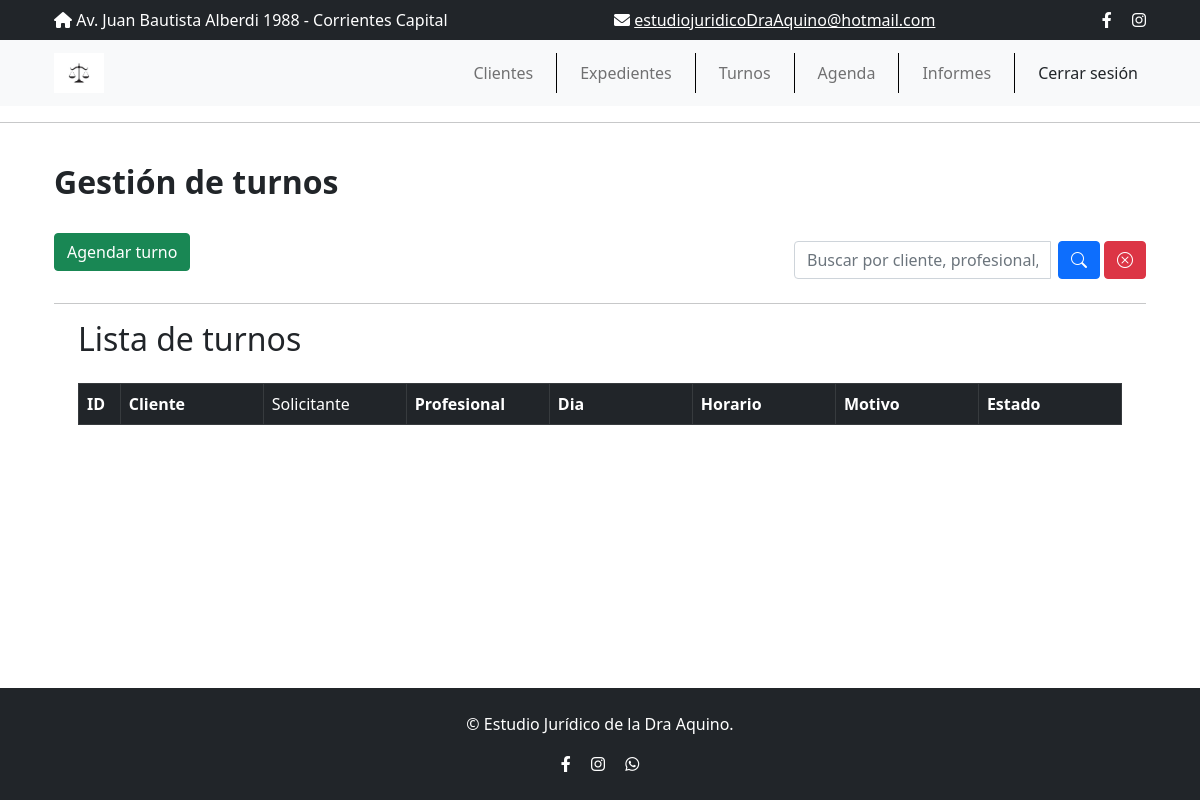
Before: /turnos/ (signed in) with the older database file.
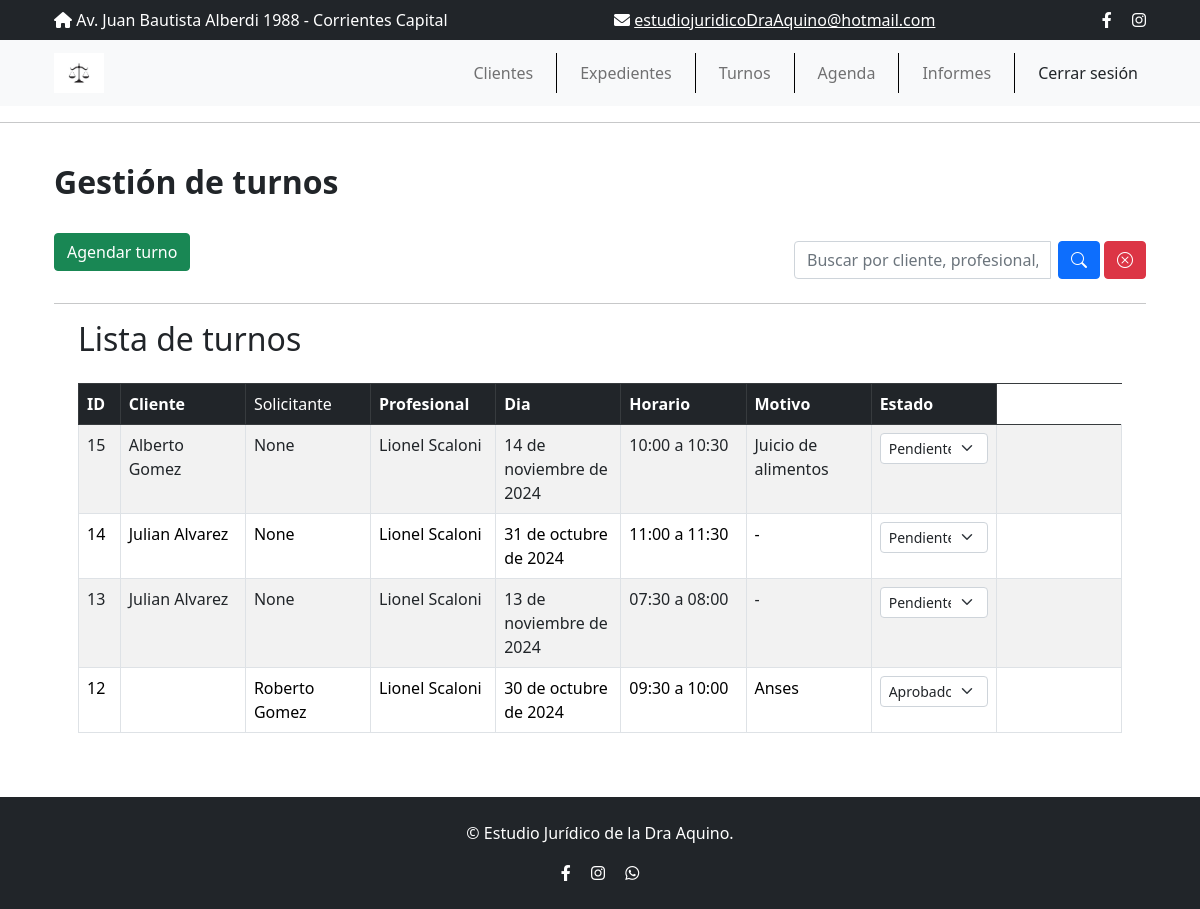
After: the same page with the newer database file.
### turnos/models.py (models this page shows, shortened)
class Turno(models.Model):
    cliente = models.ForeignKey(Cliente, on_delete=models.CASCADE, related_name='turnos', null=True, blank=True, default='-')
    solicitante = models.CharField(max_length=100, null=True, blank=True)
    profesional = models.ForeignKey(Profesional, on_delete=models.CASCADE, related_name='turnos', default='-')
    id_turno = models.AutoField(primary_key=True)
    dia = models.DateField(null=True, validators=[validar_dia])
    horario = models.CharField(max_length=50, choices=HORARIOS, null=True)
    motivo = models.TextField(max_length=500, null=True, blank=True, default='-')
    estado = models.CharField(max_length=25, choices=ESTADOS, default='Pendiente de aprobación')
    fecha_creacion = models.DateTimeField(auto_now_add=True)
    class Meta:
        ordering = ['-fecha_creacion']
        verbose_name = 'Turno'
        verbose_name_plural = 'Turnos'
        constraints = [
            models.UniqueConstraint(
                fields=['dia', 'horario', 'profesional'],
                name='unique_turno_profesional'
            )
        ]

### clientes/models.py (models this page shows, shortened)
class Cliente(models.Model):
    nombre = models.CharField(max_length=60)
    apellido = models.CharField(max_length=60)
    dni = models.CharField('DNI', max_length=8, primary_key=True, unique=True, validators=[validar_dni])  # PK y de valor único
    estado = models.BooleanField(default=True)
    fecha_ingreso = models.DateField('Fecha de ingreso')
    fecha_nacimiento = models.DateField('Fecha de nacimiento', blank=True, null=True)
    nacionalidad = models.CharField('Nacionalidad', max_length=50)
    ocupacion = models.CharField('Ocupación', max_length=50, blank=True, null=True)
    lugar_laboral = models.CharField('Lugar laboral', max_length=100, blank=True, null=True)
    años_aportes = models.IntegerField('Años de aportes', default=None, blank=True, null=True)
    domicilio = models.CharField(max_length=250, null=True, blank=True)
    cod_postal = models.CharField('Codigo postal', max_length=4, null=True, blank=True, validators=[validar_codPostal])
    telefono = models.CharField(max_length=10, null=True, validators=[validar_telefono])
    email = models.EmailField(max_length=250, null=True, blank=True)
    @property
    def full_name(self):
        return f"{self.nombre} {self.apellido}"

### profesionales/models.py (models this page shows, shortened)
class Profesional(models.Model):
    nombre = models.CharField(max_length=60)
    apellido = models.CharField(max_length=60)
    dni = models.CharField('DNI', max_length=8, primary_key=True, unique=True, validators=[validar_dni])  # PK y de valor único
    idMatriculaProf = models.CharField('Nº de matricula del profesional', max_length=50, unique=True)
    foto = models.ImageField('Foto', upload_to='images/', null=True, blank=True)
    especialidad = models.CharField(max_length=200, choices=ESPECIALIDADES, null=True, blank=True)
    estado = models.BooleanField(default=True)
    fecha_ingreso = models.DateField('Fecha de ingreso')
    fecha_egreso = models.DateField('Fecha de egreso', null=True, blank=True)
    motivo_egreso = models.TextField('Motivo de egreso', max_length=250, null=True, blank=True)
    domicilio = models.CharField(max_length=250, null=True, blank=True)
    cod_postal = models.CharField('Codigo Postal', max_length=4, null=True, blank=True)
    telefono = models.CharField(max_length=10, null=True, validators=[validar_telefono])
    email = models.EmailField(max_length=250, null=True, blank=True)
    class Meta:
        verbose_name_plural = 'Profesionales'
    @property
    def full_name(self):
        return f"{self.nombre} {self.apellido}"

### turnos/views.py (the view, shortened to what this page needs)
# urls.py: path("", ListTurno.as_view(), name="turnos"),
class ListTurno(LoginRequiredMixin, ListView):
    model = Turno
    template_name = 'turnos/turnos.html'
    context_object_name = 'turnos'
    paginate_by = 10
    def get_queryset(self):
        user = self.request.user
        if user.rol == 'Admin':
            queryset = Turno.objects.all()
        elif user.rol == 'Cliente':
            try:
                cliente = Cliente.objects.get(usuario=user)
                queryset = Turno.objects.filter(cliente=cliente)
            except Cliente.DoesNotExist:
                return Turno.objects.none()
        elif user.rol == 'Abogado':
            try:
                profesional = Profesional.objects.get(usuario=user)
                queryset = Turno.objects.filter(profesional=profesional)
            except Profesional.DoesNotExist:
                return Turno.objects.none()
        else:
            return Turno.objects.none()
        query = self.request.GET.get('q', '')
        return queryset
    def get_context_data(self, **kwargs):
        context = super().get_context_data(**kwargs)
        context['q'] = self.request.GET.get('q', '')
        return context

### turnos/templates/turnos/turnos.html (shortened to what this page needs)
{% extends "main.html" %}
{% block content %}
<br>
<h2 class="text-start"><strong>Gestión de turnos</strong></h2>
<br>
<div class="d-flex justify-content-between align-items-center mb-3">
    <a href="{% url 'crear-turno' %}" class="btn btn-success mb-3">Agendar turno</a>
    <form method="GET" action="{% url 'turnos' %}" class="d-flex">
        <div class="input-group">
            <input type="text" name="q" class="form-control me-2" placeholder="Buscar por cliente, profesional, dia, motivo..." value="{{ q }}">
            <button type="submit" class="btn btn-primary rounded" aria-label="Buscar">
                <i class="bi bi-search"></i>
            </button>
            <a href="{% url 'turnos' %}" class="btn btn-danger ms-1 rounded" aria-label="Limpiar">
                <i class="bi bi-x-circle"></i>
            </a>
        </div>
    </form>
</div>
<hr>
<div class="container">
    <h2 class="mb-4">Lista de turnos</h2>
    <table class="table table-striped table-bordered">
        <thead class="table-dark">
            <tr>
                <th class="col-id_turno">ID</th>
                <th>Cliente</th>
                <td>Solicitante</td>
                <th>Profesional</th>
                <th>Dia</th>
                <th>Horario</th>
                <th>Motivo</th>
                <th>Estado</th>
            </tr>
        </thead>
        <tbody>
            {% for turno in turnos %}
            <tr>
                <td class="col-id_turno">{{turno.id_turno}}</td>
                <td>{{turno.cliente.full_name}}</td>
                <td>{{turno.solicitante}} </td>
                <td>{{turno.profesional.full_name}} </td>
                <td>{{turno.dia}}</td>
                <td>{{turno.horario}}</td>
                <td>{{turno.motivo}}</td>
                {% if user.rol == 'Admin' or user.rol == 'Abogado' %}
                <td>
                    <form method="POST" action="{% url 'actualizar-estado' turno.pk %}">
                        <select class="form-select form-select-sm" name="estado" onchange="this.form.submit()">
                            <option value="Pendiente" {% if turno.estado == 'Pendiente' %}selected{% endif %}>Pendiente de aprobación</option>
                            <option value="Aprobado" {% if turno.estado == 'Aprobado' %}selected{% endif %}>Aprobado</option>
                        </select>
                    </form>
                </td>
                {% else %}
                <td>{{turno.estado}}</td>
                {% endif %}
                {% if  user.rol == 'Admin' or user.rol == 'Abogado' %}
                <td>
                </td>
                {% endif %}
            </tr>
            {% endfor %}
        </tbody>
    </table>
</div>
{% endblock content %}

### templates/main.html (shortened to what this page needs)
<!DOCTYPE html>
{% load static %}
<html lang="es">
<head>
    <link rel="stylesheet" href="https://cdnjs.cloudflare.com/ajax/libs/font-awesome/6.0.0-beta3/css/all.min.css">
    <link href="https://cdn.jsdelivr.net/npm/bootstrap@5.3.3/dist/css/bootstrap.min.css" rel="stylesheet"
>
    <link rel="stylesheet" href="https://cdn.jsdelivr.net/npm/bootstrap-icons@1.10.5/font/bootstrap-icons.css">
    <link href="https://stackpath.bootstrapcdn.com/bootstrap/5.0.0-alpha1/css/bootstrap.min.css" rel="stylesheet">
    <link href="https://cdnjs.cloudflare.com/ajax/libs/font-awesome/6.0.0-beta3/css/all.min.css" rel="stylesheet">
    <link rel="stylesheet" href="{% static 'styles/app.css' %}">
</head>
<body class="d-flex flex-column min-vh-100">
    {% include 'navbar.html' %}
    <div class="container flex-grow-1">
        {% block content %}
        {% endblock content %}
    </div>
    {% include "footer.html" %}
</body>
</html>

### templates/navbar.html (shortened to what this page needs)
{% load static %}
{% block content %}
<header class="header">
    <nav class="navbar navbar-dark bg-dark py-2">
        <div class="container d-flex justify-content-between text-white">
            <div>
                <i class="fa fa-home"></i>    Av. Juan Bautista Alberdi 1988 - Corrientes Capital
            </div>
            <div>
                <i class="fa fa-envelope"></i>
                <a href="#" class="text-white">estudiojuridicoDraAquino@hotmail.com</a>
            </div>
            <div>
                <a href="#" class="text-white me-3"><i class="fab fa-facebook-f"></i></a>
                <a href="#" class="text-white"><i class="fab fa-instagram"></i></a>
            </div>
        </div>
    </nav>
    <nav class="navbar navbar-expand-lg navbar-light bg-light">
        <div class="container">
            <a class="navbar-brand" href="{% url 'index' %}">
                <img src="{% static 'images/07-01.jpg' %}" alt="EstudioJuridicoLogo" style="height: 40px;">
            </a>
            <div class="collapse navbar-collapse" id="navbarSupportedContent">
                <ul class="navbar-nav ms-auto mb-2 mb-lg-0">
                    {% if user.is_authenticated %}
                        {% if request.user.rol == "Admin" or request.user.rol == "Abogado" %}
                        <li class="nav-item">
                            <a class="nav-link" href="{% url 'clientes' %}">Clientes</a>
                        </li>
                        {% endif %}
                        {% if request.user.rol == "Admin" or request.user.rol == "Abogado" %}
                        <li class="nav-item">
                            <a class="nav-link" href="{% url 'expedientes' %}">Expedientes</a>
                        </li>
                        {% endif %}
                        <li class="nav-item">
                            <a class="nav-link" href="{% url 'turnos' %}">Turnos</a>
                        </li>
                        {% if request.user.rol == "Admin" or request.user.rol == "Abogado" %}
                        <li class="nav-item">
                            <a class="nav-link" href="{% url 'agenda' %}">Agenda</a>
                        </li>
                        {% endif %}
                        {% if request.user.rol == "Admin" or request.user.rol == "Abogado" %}
                        <li class="nav-item">
                            <a class="nav-link" href="#">Informes</a>
                        </li>
                        {% endif %}
                {% endif %}
                    {% if user.is_authenticated %}
                        <li class="nav-item">
                            <a class="nav-link text-dark" href="{% url 'logout' %}">Cerrar sesión</a>
                        </li>
                    {% else %}
                        <li class="nav-item">
                            <a class="nav-link text-dark" href="{% url 'login' %}">Inicio de sesión</a>
                        </li>
                    {% endif %}
                </ul>
            </div>
        </div>
    </nav>
</header>
<hr>
{% endblock content %}

### templates/footer.html
{% load static %}
{% block content %}
<footer class="bg-dark text-white mt-5 p-4 text-center">
    <div class="container">
        <p>&copy; Estudio Jurídico de la Dra Aquino.</p>
        <div>
            <a href="#" class="text-white me-3"><i class="fab fa-facebook-f"></i></a>
            <a href="https://www.instagram.com/leomessi/" class="text-white me-3"><i class="fab fa-instagram"></i></a>
            <a href="#" class="text-white"><i class="fab fa-whatsapp"></i></a>
        </div>
    </div>
</footer>
{% endblock content %}

### static/styles/app.css (style rules this page uses)
table { table-layout: fixed; width: 100%; }
.col-id_turno { width: 4%; white-space: nowrap; }

Changed rows visible on the page:
added Turno: id_turno "15", cliente.full_name "Alberto Gomez", solicitante "None", profesional.full_name "Lionel Scaloni", dia "14 de noviembre de 2024", horario "10:00 a 10:30", motivo "Juicio de alimentos"
added Turno: id_turno "14", cliente.full_name "Julian Alvarez", solicitante "None", profesional.full_name "Lionel Scaloni", dia "31 de octubre de 2024", horario "11:00 a 11:30", motivo "-"
added Turno: id_turno "13", cliente.full_name "Julian Alvarez", solicitante "None", profesional.full_name "Lionel Scaloni", dia "13 de noviembre de 2024", horario "07:30 a 08:00", motivo "-"
added Turno: id_turno "12", solicitante "Roberto Gomez", profesional.full_name "Lionel Scaloni", dia "30 de octubre de 2024", horario "09:30 a 10:00", motivo "Anses", estado "Aprobado"
